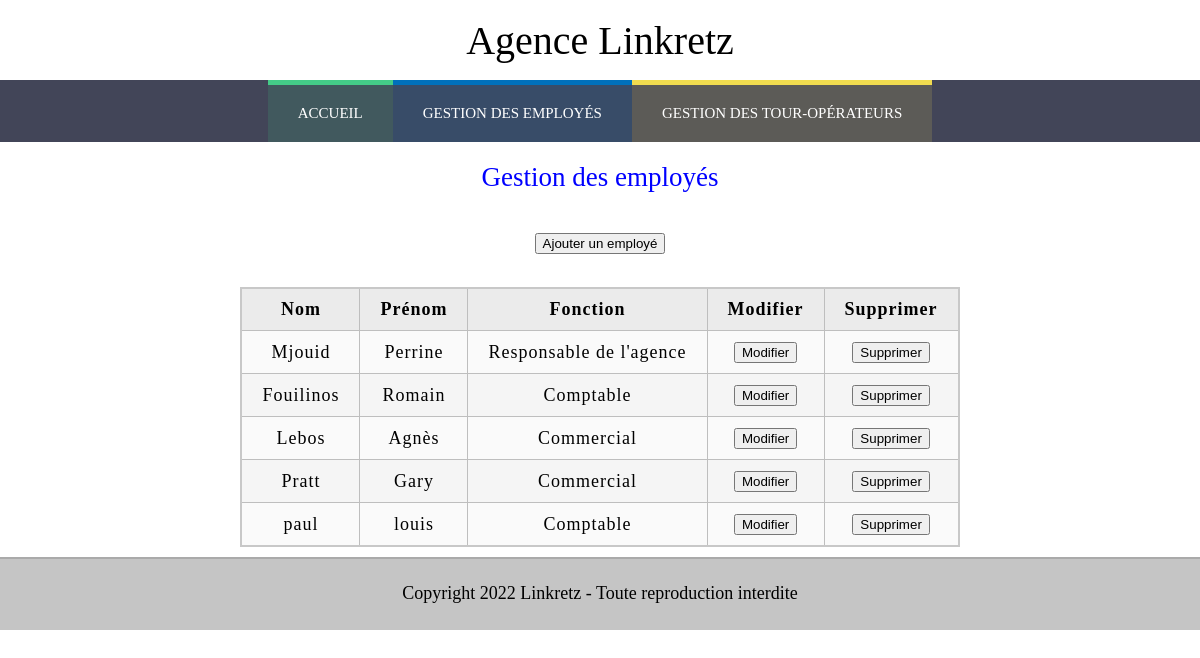
The page /page/admin/employe_consult_admin.php on the database its author committed.
### tables this page shows
CREATE TABLE `employe` (
  `id` int(11) NOT NULL,
  `nom` varchar(50) NOT NULL,
  `prenom` varchar(50) NOT NULL,
  `idfonction` int(11) NOT NULL,
  `telephone` varchar(14) NOT NULL,
  `profil` varchar(50) NOT NULL,
  `identifiant` varchar(150) NOT NULL,
  `mot_de_passe` varchar(150) NOT NULL
);

CREATE TABLE `fonction` (
  `id` int(11) NOT NULL,
  `libelle` varchar(50) NOT NULL
);

### page/admin/employe_consult_admin.php (the view, shortened to what this page needs)
<!DOCTYPE html>
<html lang="fr-FR">
<head>
	<link rel="stylesheet" href="../../css/style.css">
</head>
<body>
		<section class="gestion employes">
			<h2>Gestion des employés</br></br>
				<a href='employe_ajout_insert.php'>
					<input type='button' name='AjoutEmp' value='Ajouter un employé'/>
				</a>
			</h2>
		</section>
		<section>
			<div class="sec">
            	<?php
					include "../../include/connexion_bd.php";
					try {
						$lesEnregs=$bdd->query("SELECT nom, prenom, libelle FROM employe JOIN fonction ON idfonction = fonction.id;");
					}catch (PDOException $e) {
						die ("Err BDSelect : erreur de lecture table employe_consult_client dans employe_consult_client.php<br>Message d'erreur :" . $e->getMessage());
					}
					if($lesEnregs->rowCount () ==0) {
						echo ("Aucun tour-opérateur n'a été enregistré");
					} else {
                     	echo'<table>
                        		<tr>
                            		<th>Nom</th>
									<th>Prénom</th>
									<th>Fonction</th>
									<th>Modifier</th>
									<th>Supprimer</th>
                        		</tr>
                        	';
                        	foreach ($lesEnregs as $enreg) {
                            	echo "<tr><td>$enreg->nom</td><td>$enreg->prenom</td><td>$enreg->libelle</td><td><a href='employe_modifier.php'>
								<input type='button' name='ModifEmp' value='Modifier'/></a></td><td><a href='employe_supprimer.php'>
								<input type='button' name='SupprEmp' value='Supprimer'/></a></td></tr>";
                        	}
                    	echo '</table>';
					}
				?>
			</div>
		</section>
</body>
</html>

### css/style.css (style rules this page uses)
body { font-family: Calibri, serif; font-size: 18px; margin: 0px; padding: 0px; }
h2 { margin-top: 20px; font-weight: normal; text-align: center; color: blue; }
header { height: 80px; display:flex; flex-direction: column; }
header h1 { margin:auto; font-size: 40px; font-weight: normal; text-align: center; }
footer { height: 50px; padding-top: 1px; padding-bottom: 20px; text-align: center; background-color: #C5C5C5; border-top: 2px solid #AAA; }
nav { width: 100%; background-color: #424558; }
nav ul { margin: 0px; padding: 0px; }
nav li { list-style-type: none; float: left; }
nav a { display: inline-block; text-decoration: none; padding: 20px 30px; color: #fff; text-transform: uppercase; font-size: 15px; }
.acc:hover, .acc { border-top: 5px solid #4C8; background-color: rgba(64, 200, 130, 0.15); }
.tour:hover, .tour { border-top: 5px solid #f1dc4f; background-color: rgba(241, 211, 79, 0.15); }
.com:hover, .com { border-top: 5px solid #0070BB; background-color: rgba(000, 112, 192, 0.15); }
section { width: 100%; padding-bottom: 10px; display: flex ; flex-direction: column; }
.table { display:table; margin: 0 auto; }
.sec { margin: 0px 10%; }
p { padding: 5px 20px; }
table { margin:auto; border-collapse: collapse; border: 2px solid rgb(200,200,200); letter-spacing: 1px; }
td, th { border: 1px solid rgb(190,190,190); padding: 10px 20px; }
th { background-color: rgb(235,235,235); }
td { text-align: center; }
tr:nth-child(even) td { background-color: rgb(250,250,250); }
tr:nth-child(odd) td { background-color: rgb(245,245,245); }
.sec::after, .exp::after, .reco::after { content: ""; display: table; clear: both; }

### rows shown on the page
employe: nom "Mjouid", prenom "Perrine", idfonction.libelle "Responsable de l'agence"
employe: nom "Fouilinos", prenom "Romain", idfonction.libelle "Comptable"
employe: nom "Lebos", prenom "Agnès", idfonction.libelle "Commercial"
employe: nom "Pratt", prenom "Gary", idfonction.libelle "Commercial"
employe: nom "paul", prenom "louis", idfonction.libelle "Comptable"
